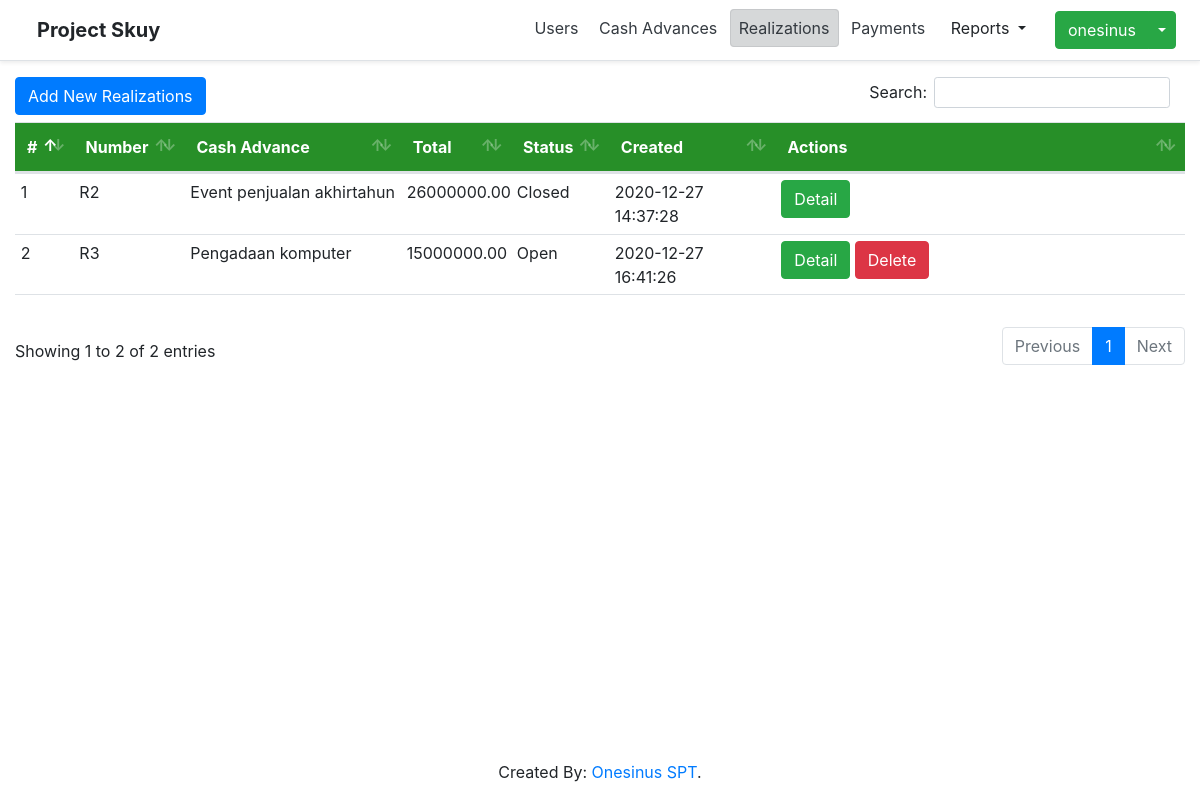
/index.php?page=realizations (signed in), run on the app's committed database.
### tables this page shows
CREATE TABLE `realizations` (
  `id` int(11) NOT NULL,
  `cash_advance_id` int(11) NOT NULL,
  `doc_num` varchar(25) NOT NULL,
  `total` decimal(16,2) NOT NULL,
  `difference` decimal(16,2) NOT NULL,
  `status` varchar(10) NOT NULL,
  `created_by` int(11) NOT NULL,
  `created_date` datetime NOT NULL DEFAULT current_timestamp(),
  `updated_by` int(11) DEFAULT NULL,
  `updated_date` datetime DEFAULT NULL,
  `is_deleted` tinyint(1) NOT NULL DEFAULT 0
);

CREATE TABLE `cash_advances` (
  `id` int(11) NOT NULL,
  `doc_num` varchar(12) NOT NULL,
  `description` varchar(125) NOT NULL,
  `total` decimal(16,2) NOT NULL,
  `status` varchar(25) NOT NULL,
  `created_by` int(11) NOT NULL,
  `created_date` datetime DEFAULT current_timestamp(),
  `updated_by` int(11) DEFAULT NULL,
  `updated_date` datetime DEFAULT NULL,
  `is_deleted` tinyint(1) NOT NULL DEFAULT 0,
  `pic_name` varchar(100) NOT NULL,
  `division` varchar(100) NOT NULL,
  `is_realized` tinyint(1) NOT NULL DEFAULT 0,
  `file` varchar(100) DEFAULT NULL
);

### realizations/index.php (the view, shortened to what this page needs)
<a
    href='index.php?page=realizations&action=form'
    class="btn btn-primary"
    style='float: left;'
>
    Add New Realizations
</a>
<table
    class="table"
>
  <thead>
    <tr>
      <th
        style='width: 5%'
      >
        #
    </th>
      <th>Number</th>
      <th>Cash Advance</th>
      <th>Total</th>
      <th>Status</th>
      <th>Created</th>
      <th
          style='width: 35%'
      >
        Actions
    </th>
    </tr>
  </thead>
  <tbody>
      <?php
            $query = "
                SELECT
                    r.*,
                    ca.description
                FROM
                    realizations r
                INNER JOIN cash_advances ca
                ON r.cash_advance_id = ca.id
                WHERE
                    r.is_deleted = 0
                ";
            $datas = $conn->query($query);
            if ($datas->num_rows > 0):
                $i = 0;
                while ($row = $datas->fetch_assoc()):
                    $i++;
      ?>
                <tr>
                    <td scope="row">
                        <?php echo $i ?>
                    </td>
                    <td>
                        <?php echo $row['doc_num'] ?>
                    </td>
                    <td>
                        <?php echo $row['description'] ?>
                    </td>
                    <td>
                        <?php echo $row['total'] ?>
                    </td>
                    <td>
                        <?php echo $row['status'] ?>
                    </td>
                    <td>
                        <?php echo $row['created_date'] ?>
                    </td>
                    <td>
                        <a href='index.php?page=realizations&action=detail&id=<?php echo $row["id"]; ?>' class="btn btn-success">
                            Detail
                        </a>
                        <?php
                            if($row['status'] == 'Open'):
                        ?>
                            <button
                                data-id='<?php echo $row["id"]; ?>'
                                data-ca-id='<?php echo $row["cash_advance_id"]; ?>'
                                data-description='<?php echo $row["description"]; ?>'
                                class="btnDelete btn btn-danger"
                            >
                                Delete
                            </button>
                        <?php
                            endif;
                        ?>
                    </td>
                </tr>
        <?php
                endwhile;
            endif;
        ?>
  </tbody>
  <tfoot>
    <tr>
        <th colspan='7'></th>
    </tr>
  </tfoot>
</table>

### assets/css/table.css (style rules this page uses)
table.dataTable thead tr, .table-green thead tr { background-color: #278f28; color: white; }
.table tr td { padding: 0.5%; }

### data on the page
realizations: doc_num "R2", cash_advance.description "Event penjualan akhirtahun", total "26000000.00", status "Closed", created_date "2020-12-27 14:37:28"
realizations: doc_num "R3", cash_advance.description "Pengadaan komputer", total "15000000.00", status "Open", created_date "2020-12-27 16:41:26"

### other printed values
$username "onesinus"
